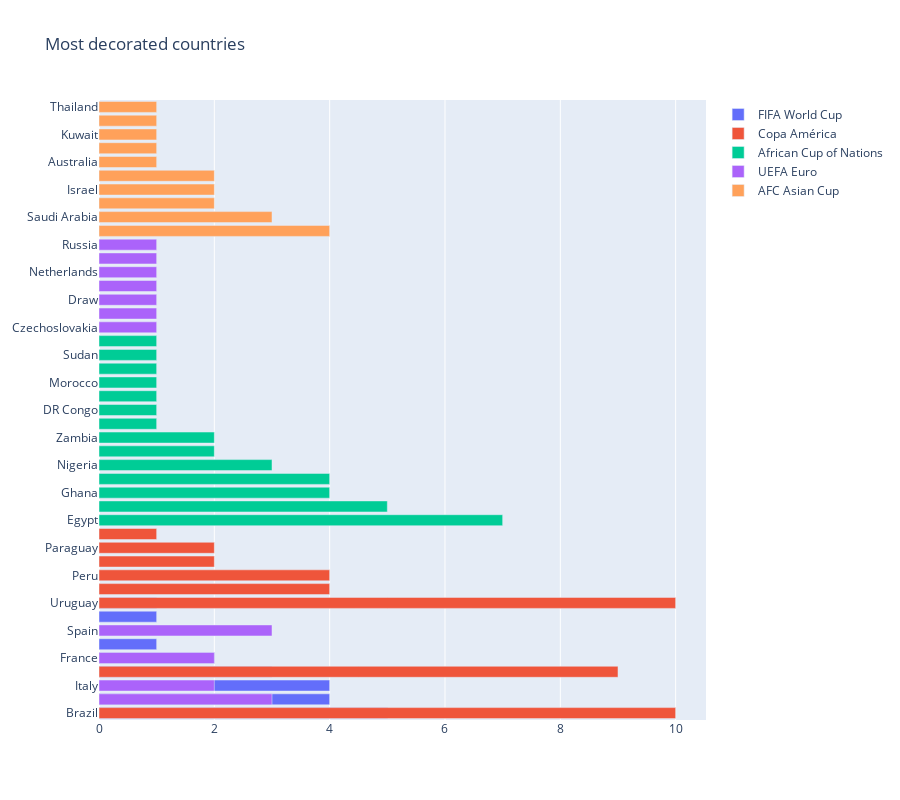

Notebook code cell kept with this figure:
### Markdown cell above
Below is an example of the world_cup_champions dataframe that we have made for creating visaulizations

### Code cell
import plotly.graph_objs as go
import plotly.offline as pyo

# Sort dataframes by trophies won in descending order
world_cup_champions_sorted = world_cup_champions.sort_values(by='Trophies won overall', ascending=False)
copa_america_champions_sorted = copa_america_champions.sort_values(by='Trophies won overall', ascending=False)
afcon_champions_sorted = afcon_champions.sort_values(by='Trophies won overall', ascending=False)
euros_champions_sorted = euros_champions.sort_values(by='Trophies won overall', ascending=False)
asian_cup_champions_sorted = asian_cup_champions.sort_values(by='Trophies won overall', ascending=False)

# Create a single plot with horizontal bar subplots
fig_trophies = go.Figure()

# Add horizontal bar plots to the single plot
fig_trophies.add_trace(go.Bar(y=world_cup_champions_sorted['Winner'], x=world_cup_champions_sorted['Trophies won overall'], orientation='h', name='FIFA World Cup'))
fig_trophies.add_trace(go.Bar(y=copa_america_champions_sorted['Winner'], x=copa_america_champions_sorted['Trophies won overall'], orientation='h', name='Copa América'))
fig_trophies.add_trace(go.Bar(y=afcon_champions_sorted['Winner'], x=afcon_champions_sorted['Trophies won overall'], orientation='h', name='African Cup of Nations'))
fig_trophies.add_trace(go.Bar(y=euros_champions_sorted['Winner'], x=euros_champions_sorted['Trophies won overall'], orientation='h', name='UEFA Euro'))
fig_trophies.add_trace(go.Bar(y=asian_cup_champions_sorted['Winner'], x=asian_cup_champions_sorted['Trophies won overall'], orientation='h', name='AFC Asian Cup'))

# Update layout settings
fig_trophies.update_layout(title='Most decorated countries', barmode='overlay')

# Set a taller height for the plot
fig_trophies.update_layout(height=800)

# Show the plot
pyo.iplot(fig_trophies)

### Figure 1 — Plotly figure (JSON) as saved in the notebook; plotly's stock layout.template omitted (floating-point values rounded to 4 significant figures)
{"data": [{"name": "FIFA World Cup", "orientation": "h", "type": "bar", "x": [5, 4, 4, 3, 2, 1, 1, 1, 1], "y": ["Brazil", "Germany", "Italy", "Argentina", "France", "England", "Spain", "Sweden", "Uruguay"]}, {"name": "Copa América", "orientation": "h", "type": "bar", "x": [10, 10, 9, 4, 4, 2, 2, 1], "y": ["Brazil", "Uruguay", "Argentina", "Chile", "Peru", "Ecuador", "Paraguay", "Honduras"]}, {"name": "African Cup of Nations", "orientation": "h", "type": "bar", "x": [7, 5, 4, 4, 3, 2, 2, 1, 1, 1, 1, 1, 1, 1], "y": ["Egypt", "Cameroon", "Ghana", "Ivory Coast", "Nigeria", "Algeria", "Zambia", "Congo", "DR Congo", "Ethiopia", "Morocco", "Senegal", "Sudan", "Tunisia"]}, {"name": "UEFA Euro", "orientation": "h", "type": "bar", "x": [3, 3, 2, 2, 1, 1, 1, 1, 1, 1, 1], "y": ["Germany", "Spain", "France", "Italy", "Czechoslovakia", "Denmark", "Draw", "Greece", "Netherlands", "Portugal", "Russia"]}, {"name": "AFC Asian Cup", "orientation": "h", "type": "bar", "x": [4, 3, 2, 2, 2, 1, 1, 1, 1, 1], "y": ["Japan", "Saudi Arabia", "Iran", "Israel", "Qatar", "Australia", "Iraq", "Kuwait", "South Korea", "Thailand"]}], "layout": {"barmode": "overlay", "height": 800, "title": {"text": "Most decorated countries"}}}
